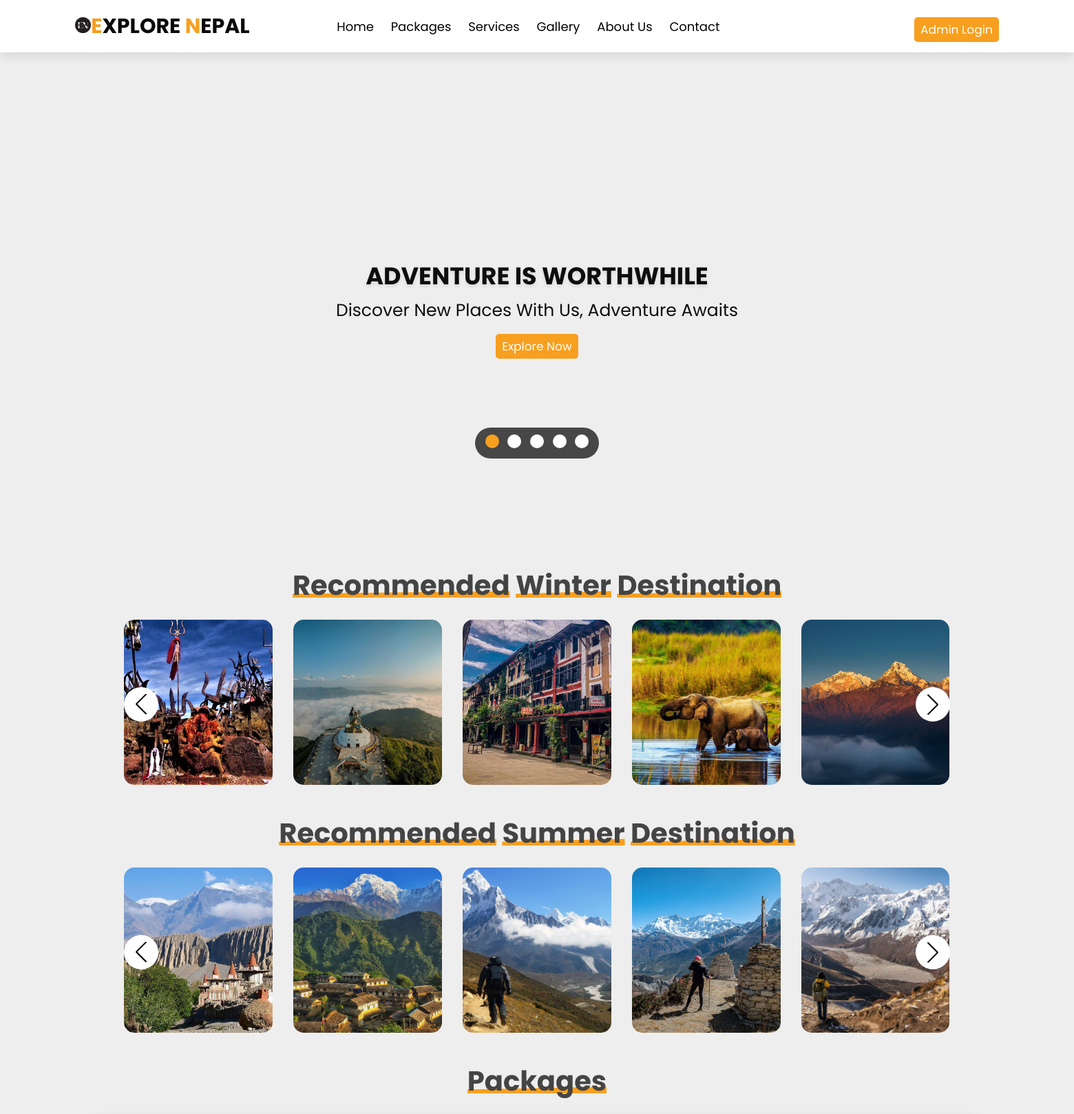
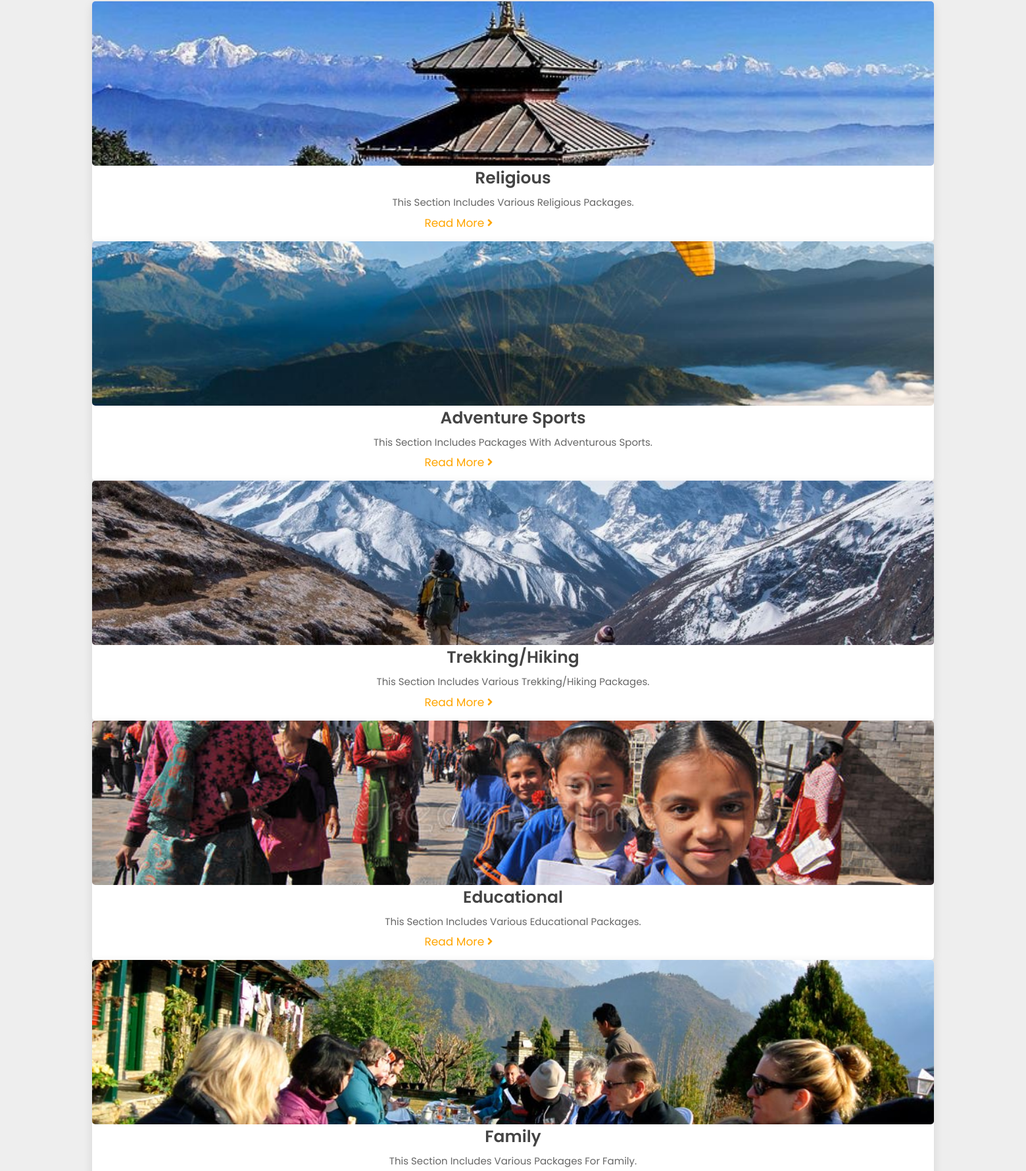
/php/index.php (upper part), run on the app's committed database (2 pictures, top to bottom).
### tables this page shows
CREATE TABLE `package` (
  `id` int(255) NOT NULL,
  `image` varchar(255) NOT NULL,
  `name` varchar(255) NOT NULL,
  `description` varchar(255) NOT NULL
);

CREATE TABLE `package1` (
  `id` int(255) NOT NULL,
  `image` varchar(255) NOT NULL,
  `name` varchar(255) NOT NULL,
  `description` varchar(255) NOT NULL
);

CREATE TABLE `package2` (
  `id` int(255) NOT NULL,
  `image` varchar(255) NOT NULL,
  `name` varchar(255) NOT NULL,
  `description` varchar(255) NOT NULL
);

CREATE TABLE `package3` (
  `id` int(255) NOT NULL,
  `image` varchar(255) NOT NULL,
  `name` varchar(255) NOT NULL,
  `description` varchar(255) NOT NULL
);

CREATE TABLE `package4` (
  `id` int(255) NOT NULL,
  `image` varchar(255) NOT NULL,
  `name` varchar(255) NOT NULL,
  `description` varchar(255) NOT NULL
);

### php/index.php (the view, shortened to what this page needs)
<!DOCTYPE html>
<html lang="en">
<head>
    <link rel="stylesheet" href="https://cdnjs.cloudflare.com/ajax/libs/aos/2.3.4/aos.css">
    <link rel="stylesheet" href="https://unpkg.com/swiper/swiper-bundle.min.css" />
    <link rel="stylesheet" href="https://cdnjs.cloudflare.com/ajax/libs/font-awesome/5.15.4/css/all.min.css">
    <link rel="stylesheet" href="css/style.css">
    <link rel="stylesheet" href="https://cdn.jsdelivr.net/npm/swiper/swiper-bundle.min.css">
</head>
<body>
<header class="header">
    <a href="#home" class="logo"> <img class="img" src="images/logo.png" alt="logo"><span>E</span>xplore <span>N</span>epal</a>
    <nav class="navigation">
        <a href="#home">home</a>
        <a href="#packages">packages</a>
        <a href="#services">services</a>
        <a href="#gallery">gallery</a>
        <a href="#review">about us</a>
        <a href="#contact">contact</a>
    </nav>
<ul type="none">
    <li>
        <a href="admin.php" class="btn">admin login</a>
    </li>
</ul>
</header>
<section class="home" id="home">
    <div class="content" data-aos="fade-up">
        <h3>adventure is worthwhile</h3>
        <p>Discover new places with us, Adventure Awaits</p>
        <a href="#packages" class="btn">explore now</a>
    </div>
    <div class="controls">
        <span class="vid-btn active" data-src="images/vid8.mp4"></span>
        <span class="vid-btn" data-src="images/vid4.mp4"></span>
        <span class="vid-btn" data-src="images/vid1.mp4"></span>
        <span class="vid-btn" data-src="images/vid2.mp4"></span>
        <span class="vid-btn" data-src="images/vid3.mp4"></span>
    </div>
</section>
<section class="trend" id="trend">
<h1 class="heading"><span>Recommended</span> <span>Winter</span> <span>Destination </span></h1>
    <div class="contain"  data-aos="zoom-in">
          <div class="slider mySwiper">
              <div class="image-items swiper-wrapper">
                  <div class="image swiper-slide">
                    <img src="images/kalinchowk.jpg" alt="">
                </div>
                <div class="image swiper-slide">
                    <img src="images/pokhara.jpg" alt="">
                </div>
                <div class="image swiper-slide">
                    <img src="images/bandipur.jpg" alt="">
                </div>
                <div class="image swiper-slide">
                    <img src="images/chitwan.jpg" alt="">
                </div>
                <div class="image swiper-slide">
                    <img src="images/ghorepani.jpg" alt="">
                </div>
              </div>
              <div class="swiper-button-next arrowButton right"></div>
              <div class="swiper-button-prev arrowButton left"></div>
          </div>
      </div>
</section>
<section class="trend" id="trend">
<h1 class="heading"><span>Recommended</span> <span>Summer</span> <span>Destination </span></h1>
    <div class="contain"  data-aos="zoom-in">
          <div class="slider mySwiper">
              <div class="image-items swiper-wrapper">
              <div class="image swiper-slide">
                    <img src="images/mustang.jpg" alt="">
                    </div>
                <div class="image swiper-slide">
                    <img src="images/ghandruk.jpg" alt="">
                </div>
                <div class="image swiper-slide">
                    <img src="images/everest.jpg" alt="">
                </div>
                <div class="image swiper-slide">
                    <img src="images/annapurna.jpg" alt="">
                </div>
                <div class="image swiper-slide">
                    <img src="images/lantang.jpeg" alt="">
                </div>
              </div>
              <div class="swiper-button-next arrowButton right"></div>
              <div class="swiper-button-prev arrowButton left"></div>
          </div>
      </div>
</section>
<section class="packages" id="packages">
    <h1 class="heading"><span>Packages</span> </h1>
<?php
$con = mysqli_connect('localhost','root');
mysqli_select_db($con,'book');
$query = "SELECT `id`, `image`, `name`, `description` FROM `package` order by id ASC";
$queryfire = mysqli_query($con, $query);
$num = mysqli_num_rows($queryfire);
if($num > 0){
    while($product = mysqli_fetch_array($queryfire)){
        ?>
<div class="box-container">
<div class="box" data-aos="fade-up">
    <div class="image">
      <img src="images/<?php echo $product['image']; ?>" height="100" alt="">
    </div>
    <div class="content">
        <div class="price"> <?php echo $product['name']; ?> </div>
        <p><?php echo $product['description']; ?></p>
        <a href="religious.php">read more <i class="fas fa-angle-right"></i></a>
    </div>
</div>
</div>
<?php
    }
}
 ?>
 <?php
$con = mysqli_connect('localhost','root');
mysqli_select_db($con,'book');
$query = "SELECT `id`, `image`, `name`, `description` FROM `package1` order by id ASC";
$queryfire = mysqli_query($con, $query);
$num = mysqli_num_rows($queryfire);
if($num > 0){
    while($product = mysqli_fetch_array($queryfire)){
        ?>
<div class="box-container">
<div class="box" data-aos="fade-up">
    <div class="image">
      <img src="images/<?php echo $product['image']; ?>" height="100" alt="">
    </div>
    <div class="content">
        <div class="price"> <?php echo $product['name']; ?> </div>
        <p><?php echo $product['description']; ?></p>
        <a href="adventure.php">read more <i class="fas fa-angle-right"></i></a>
    </div>
</div>
</div>
<?php
    }
}
 ?>
<?php
$con = mysqli_connect('localhost','root');
mysqli_select_db($con,'book');
$query = "SELECT `id`, `image`, `name`, `description` FROM `package2` order by id ASC";
$queryfire = mysqli_query($con, $query);
$num = mysqli_num_rows($queryfire);
if($num > 0){
    while($product = mysqli_fetch_array($queryfire)){
        ?>
<div class="box-container">
<div class="box" data-aos="fade-up">
    <div class="image">
      <img src="images/<?php echo $product['image']; ?>" height="100" alt="">
    </div>
    <div class="content">
        <div class="price"> <?php echo $product['name']; ?> </div>
        <p><?php echo $product['description']; ?></p>
        <a href="trekking.php">read more <i class="fas fa-angle-right"></i></a>
    </div>
</div>
</div>
<?php
    }
}
 ?>
<?php
$con = mysqli_connect('localhost','root');
mysqli_select_db($con,'book');
$query = "SELECT `id`, `image`, `name`, `description` FROM `package3` order by id ASC";
$queryfire = mysqli_query($con, $query);
$num = mysqli_num_rows($queryfire);
if($num > 0){
    while($product = mysqli_fetch_array($queryfire)){
        ?>
<div class="box-container">
<div class="box" data-aos="fade-up">
    <div class="image">
      <img src="images/<?php echo $product['image']; ?>" height="100" alt="">
    </div>
    <div class="content">
        <div class="price"> <?php echo $product['name']; ?> </div>
        <p><?php echo $product['description']; ?></p>
        <a href="educational.php">read more <i class="fas fa-angle-right"></i></a>
    </div>
</div>
</div>
<?php
    }
}
 ?>
<?php
$con = mysqli_connect('localhost','root');
mysqli_select_db($con,'book');
$query = "SELECT `id`, `image`, `name`, `description` FROM `package4` order by id ASC";
$queryfire = mysqli_query($con, $query);
$num = mysqli_num_rows($queryfire);
if($num > 0){
    while($product = mysqli_fetch_array($queryfire)){
        ?>
<div class="box-container">
<div class="box" data-aos="fade-up">
    <div class="image">
      <img src="images/<?php echo $product['image']; ?>" height="100" alt="">
    </div>
    <div class="content">
        <div class="price"> <?php echo $product['name']; ?> </div>
        <p><?php echo $product['description']; ?></p>
    </div>
</div>
</div>
<?php
    }
}
 ?>
</section>
</body>
</html>

### css/style.css (style rules this page uses)
:root { --orange:#F79F1F; --text-color-1:#444; --text-color-2:#666; --bg-color-1:#fff; --bg-color-2:#eee; --box-shadow:0 .5rem 1.5rem rgba(0,0,0,.1); }
* { font-family: 'Poppins', sans-serif; margin:0; padding:0; box-sizing: border-box; outline: none; border:none; text-decoration: none; text-transform: capitalize; transition:all .2s linear; }
html { font-size: 62.5%; overflow-x: hidden; scroll-padding-top: 7rem; scroll-behavior: smooth; }
section { padding:1.5rem 9% ; }
body { background:var(--bg-color-2); }
section { padding:2rem 9%; }
.heading { text-align: center; padding-bottom: 2rem; color:var(--text-color-1); font-size: 4rem; }
.heading span { position: relative; z-index: 0; }
.heading span::before { content: ''; position: absolute; bottom: 1rem; left: 0; z-index: -1; background: var(--orange); height: 100%; width: 100%; clip-path: polygon(0 90%, 100% 83%, 100% 100%, 0% 100%); }
.btn { margin-top: 1rem; display: inline-block; padding:.5rem .9rem; font-size: 1.7rem; color:#fff; background:var(--orange); border-radius: .5rem; cursor: pointer; }
.header { position: fixed; top:0; left:0; right:0; background:var(--bg-color-1); box-shadow: var(--box-shadow); padding: 1.5rem 7%; z-index: 1000; display: flex; align-items: center; justify-content: space-between; }
.header .logo { font-size: 3.0rem; font-weight: bolder; color: rgb(10, 8, 8); text-transform: uppercase; }
.header .logo span { color: var(--orange); }
.header .img { width: 23px; border-radius: 1cm; }
.header .navigation { position:absolute; font-size: 1.8rem; padding-left: 37rem; color: #222; overflow: hidden; }
nav a { color: black; margin: 0 1rem; }
.home { min-height: 100vh; display: flex; justify-content: center; align-items: center; flex-flow: column; z-index: 0; }
.home .content { text-align: center; margin-top: 11%; }
.home .content h3 { font-size: 3.5rem; color: rgb(14, 13, 13); text-transform: uppercase; text-shadow: 0 .3rem .5rem rgba(0,0,0,.1); }
.home .content p { font-size: 2.5rem; color: rgb(15, 14, 14); padding: .5rem 0; }
.home .controls { padding: 1rem; border-radius: 5rem; background: rgba(0,0,0,.7); position: relative; top: 10rem; }
.home .controls .vid-btn { height: 2rem; width: 2rem; display: inline-block; border-radius: 50%; background: #fff; cursor: pointer; margin: 0 .5rem; }
.home .controls .vid-btn.active { background:var(--orange); }
.packages .box-container { display: grid; gap:1.5rem; }
.packages .box-container .box { background:var(--bg-color-1); border-radius: .5rem; box-shadow: var(--box-shadow); }
.packages .box-container .box .image { height:25rem; width: 100%; position: relative; }
.packages .box-container .box .image img { height:100%; width: 100%; object-fit: cover; border-radius: .5rem; }
.packages .box-container .box .content { padding:1.5rem; padding-top: 0; }
.packages .box-container .box .content .price { font-weight: 600; color:var(--text-color-1); font-size: 2.5rem; text-align: center; }
.packages .box-container .box .content p { font-size: 1.5rem; padding:.5rem 0; color:var(--text-color-2); line-height: 1.7; text-align: center; }
.packages .box-container .box .content a { font-size: 1.7rem; color: orange; padding-left: 49rem; }
.packages .box-container .box .content a i { padding-right: .5rem; }
h3 { color: rgb(236, 162, 24); font-size: 1.5rem; }

### php/index.php (style rules this page uses)
.contain { width: 100%; height: 240px; }
.slider { margin: 0 40px; height: 100%; overflow: hidden; position: relative; }
.slider .image-items { height: 100%; }
.slider .image-items .image { height: 100%; }
.slider .image-items .image img { height: 100%; display: block; width: 100%; object-fit: cover; border-radius: 15px; }
.arrowButton { position: absolute !important; top: 50% !important; color: black !important; width: 50px !important; height: 50px !important; border-radius: 50% !important; background-color: white !important; padding: 10px !important; }
.arrowButton.left { left: 0 !important; }
.arrowButton.right { right: 0 !important; }
.arrowButton::after { font-size: 20px !important; }

### data on the page
package: image (picture), name "Religious", description "This Section Includes Various Religious Packages."
package1: image (picture), name "Adventure Sports", description "This Section Includes Packages With Adventurous Sports."
package2: image (picture), name "Trekking/Hiking", description "This Section Includes Various Trekking/Hiking Packages."
package3: image (picture), name "Educational", description "This Section Includes Various Educational Packages."
package4: image (picture), name "Family", description "This Section Includes Various Packages For Family."
